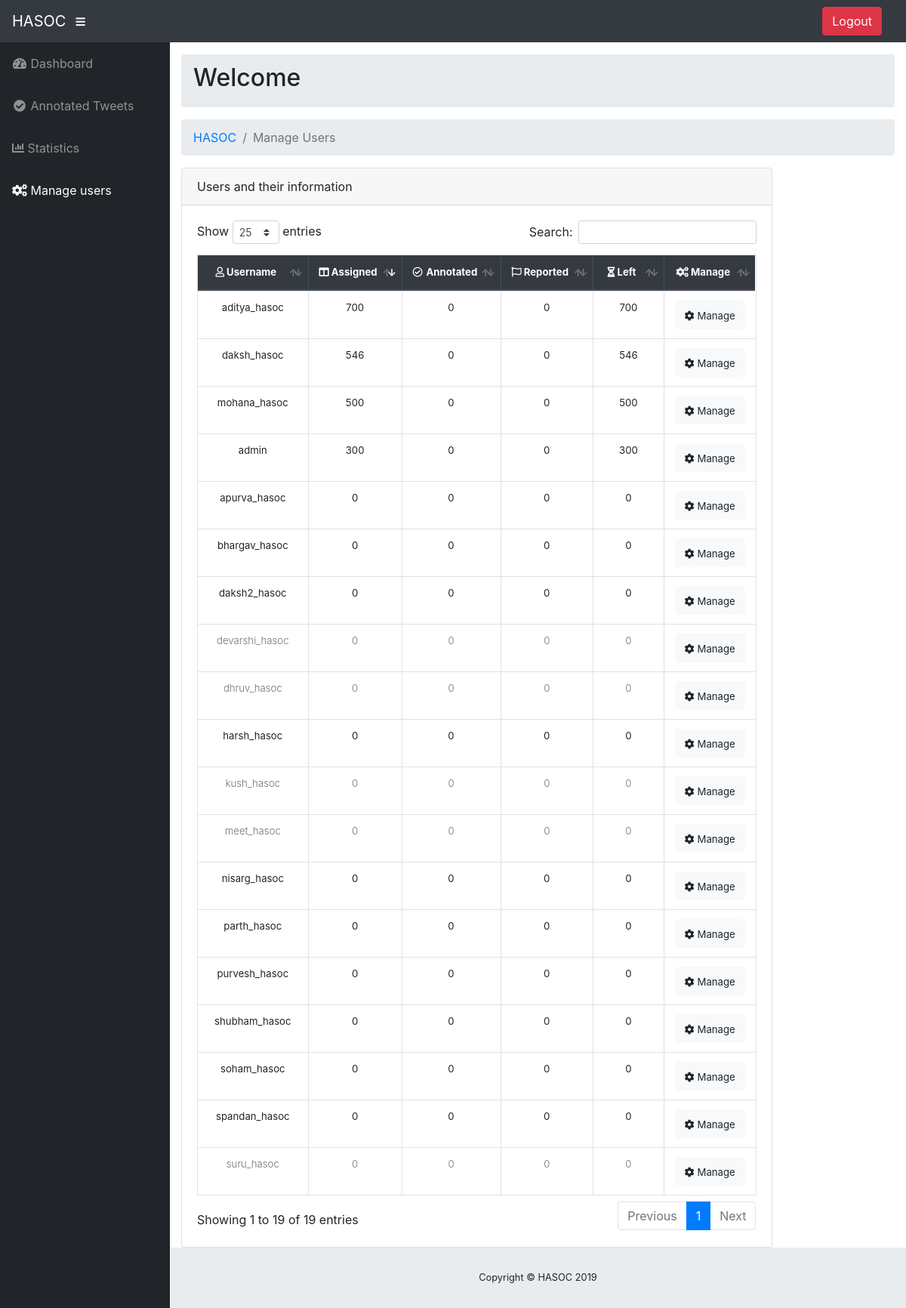
Page /manage_users on the committed database.
### tables this page shows
CREATE TABLE `users` (
	`id`	INTEGER NOT NULL PRIMARY KEY AUTOINCREMENT,
	`name`	TEXT,
	`username`	TEXT,
	`password`	TEXT
, active int default 1);

### project/com/controller/loginController.py (the view)
@app.route('/manage_users',methods=['POST','GET'])
def manage_users():
    resp=None
    logindao = loginDAO()
    loginvo = loginVO()
    active_users = logindao.get_active_users()
    print(active_users)
    all_user_data = read_json('data/annoted_tweets.json')
    for user in all_user_data:
        if user in active_users:
            all_user_data[user]['active'] = True
        else:
            all_user_data[user]['active'] = False
    if request.method=='POST':
        if session.get('user') == 'admin':
            user=request.form.get('user')
            check=request.form.get('check')
            if check=='add':
                print(request.form)
                loginvo.username=request.form.get('user')
                loginvo.assigned=request.form.get('add_no_tweets')
                response=logindao.add_tweets(loginvo)
                resp = response
            elif check=='rem':
                print(request.form)
                loginvo.username = request.form.get('user')
                loginvo.remove = request.form.get('rem_no_tweets')
                response=logindao.remove_tweets(loginvo)
                resp=response
            elif check=='reac':
                loginvo.username=request.form.get('user')
                resp=logindao.reactivate_user(loginvo)
                print(request.form)
            else:
                print(request.form)
                loginvo.username = request.form.get('user')
                resp = logindao.deactivate_user(loginvo)
            return resp
        else:
            return redirect(url_for('home'))
    else:
        return render_template('manage_users_admin.html', user_data=all_user_data)

### project/com/controller/tweetController.py (called while the page is built)
def read_json(file):
    json_file = open(file)
    data = json_file.read()
    json_file.close()
    data_json = json.loads(data)
    return data_json

### project/com/dao/loginDAO.py (called while the page is built)
    def get_active_users(self):
        query = 'SELECT username from users WHERE active=1'
        cursor.execute(query)
        users = cursor.fetchall()
        users = [user[0] for user in users]
        print(datetime.datetime.now(pytz.timezone('Asia/Kolkata')))
        return users

### project/templates/manage_users_admin.html (shortened to what this page needs)
<!DOCTYPE html>
<html lang="en">
<head>
  <link rel="stylesheet" href="https://use.fontawesome.com/releases/v5.6.3/css/all.css"
>
  <link href="{{ url_for('static',filename='vendor/datatables/dataTables.bootstrap4.css') }}" rel="stylesheet"
        type="text/css">
  <link href="{{ url_for('static',filename='css/css/sb-admin.css') }}" rel="stylesheet" type="text/css">
  <link rel="stylesheet" href="https://maxcdn.bootstrapcdn.com/bootstrap/4.3.1/css/bootstrap.min.css">
</head>
<body id="page-top">
<nav class="navbar navbar-expand navbar-dark bg-dark static-top">
  <a class="navbar-brand mr-1" href="/home">HASOC</a>
  <button class="btn btn-link btn-sm text-white order-1 order-sm-0" id="sidebarToggle" href="#">
    <i class="fas fa-bars"></i>
  </button>
  <form class="d-none d-md-inline-block form-inline ml-auto mr-0 mr-md-3 my-2 my-md-0" action="/logout">
    <button class="btn btn-danger text-white" type="submit">Logout</button>
  </form>
</nav>
<div id="wrapper">
  <ul class="sidebar navbar-nav">
    <li class="nav-item ">
      <a class="nav-link" href="{{ url_for('home') }}">
        <i class="fas fa-fw fa-tachometer-alt"></i>
        <span>Dashboard</span>
      </a>
    </li>
    <li class="nav-item">
      <a class="nav-link" href="{{ url_for('annotated_tweets') }}">
        <i class="fas fa-fw fa-check-circle"></i>
        <span>Annotated Tweets</span>
      </a>
    </li>
    <li class="nav-item">
      <a class="nav-link" href="{{ url_for('stats') }}">
        <i class="fas fa-chart-bar"></i>
        <span>Statistics</span>
      </a>
    </li>
    <li class="nav-item active">
      <a class="nav-link" href="{{ url_for('manage_users') }}">
        <i class="fas fa-cogs"></i>
        <span>Manage users</span>
      </a>
    </li>
  </ul>
  <div id="content-wrapper">
    <div class="container-fluid">
      <ol class="breadcrumb">
        <h2>Welcome {{ session['name'] }}</h2>
      </ol>
      <ol class="breadcrumb">
        <li class="breadcrumb-item">
          <a href="/home">HASOC</a>
        </li>
        <li class="breadcrumb-item active">Manage Users</li>
      </ol>
      <div class="row">
        <div class="col-sm-10">
          <div class="card mx-auto">
            <div class="card-header">Users and their information</div>
            <div class="card-body">
              <div class="table-responsive">
                <table class="table table-bordered table-responsive" id="dataTable_info" style="font-size: 1.1vw;">
                  <thead class="thead-dark">
                  <tr class="text-center">
                    <th width="10%">
                      <i class="far fa-user"></i> Username
                    </th>
                    <th width="10%">
                      <i class="fas fa-columns"></i> Assigned
                    </th>
                    <th width="10%">
                      <i class="far fa-fw fa-check-circle"></i> Annotated
                    </th>
                    <th width="10%">
                      <i class="far fa-flag"></i> Reported
                    </th>
                    <th width="10%">
                      <i class="fas fa-hourglass-half"></i> Left
                    </th>
                    <th width="10%">
                      <i class="fas fa-cogs"></i> Manage
                    </th>
                  </tr>
                  </thead>
                  <tbody>
                  {% for user in user_data %}
                    {% if user_data[user]['active'] %}
                      <tr class="text-center font-weight-normal">
                        <td>
                          <span class="text-center">{{ user }}</span>
                        </td>
                        <td>
                          {{ user_data[user]['total_assigned'] }}
                        </td>
                        <td>
                          {{ user_data[user]['annoted_count'] }}
                        </td>
                        <td>
                          {{ user_data[user]['reported_count'] }}
                        </td>
                        <td>
                          {{ user_data[user]['total_assigned'] - (user_data[user]['annoted_count'] +user_data[user]['reported_count']) }}
                        </td>
                        <td>
                          <button type="button" class="btn btn-light" data-toggle="modal"
                                  data-target="#modal_{{ user }}">
                            <span style="font-size: 1.1vw;">
                            <i class="fas fa-cog" aria-hidden="true"></i> Manage
                            </span>
                          </button>
                        </td>
                      </tr>
                    {% else %}
                      <tr class="text-center text-muted font-weight-light">
                        <td>
                          <span class="text-center">{{ user }}</span>
                        </td>
                        <td>
                          {{ user_data[user]['total_assigned'] }}
                        </td>
                        <td>
                          {{ user_data[user]['annoted_count'] }}
                        </td>
                        <td>
                          {{ user_data[user]['reported_count'] }}
                        </td>
                        <td>
                          {{ user_data[user]['total_assigned'] - (user_data[user]['annoted_count'] +user_data[user]['reported_count']) }}
                        </td>
                        <td>
                          <button type="button" class="btn btn-light" data-toggle="modal"
                                  data-target="#modal_{{ user }}">
                            <span style="font-size: 1.1vw;">
                            <i class="fas fa-cog" aria-hidden="true"></i> Manage
                            </span>
                          </button>
                        </td>
                      </tr>
                    {% endif %}
                  {% endfor %}
                  </tbody>
                </table>
              </div>
            </div>
          </div>
        </div>
      </div>
    </div>
    <footer class="sticky-footer">
      <div class="container my-auto">
        <div class="copyright text-center my-auto">
          <span>Copyright © HASOC 2019</span>
        </div>
      </div>
    </footer>
  </div>
</div>
</body>
</html>

### rows in the picture
users: username "aditya_hasoc", user_data "700", user_data "0"
users: username "admin", user_data "300", user_data "0"
users: username "apurva_hasoc", user_data "0"
users: username "bhargav_hasoc", user_data "0"
users: username "daksh2_hasoc", user_data "0"
users: username "daksh_hasoc", user_data "546", user_data "0"
users: username "harsh_hasoc", user_data "0"
users: username "mohana_hasoc", user_data "500", user_data "0"
users: username "nisarg_hasoc", user_data "0"
users: username "parth_hasoc", user_data "0"
users: username "purvesh_hasoc", user_data "0"
users: username "shubham_hasoc", user_data "0"
users: username "soham_hasoc", user_data "0"
users: username "spandan_hasoc", user_data "0"

### other values in the picture
{{ user }} "devarshi_hasoc" "dhruv_hasoc" "kush_hasoc" "meet_hasoc" "suru_hasoc"
{{ user_data[user]['total_assigned'] }} "0" "0" "0" "0" "0"
{{ user_data[user]['annoted_count'] }} "0" "0" "0" "0" "0"
{{ user_data[user]['reported_count'] }} "0" "0" "0" "0" "0"
